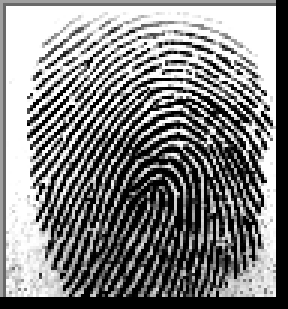
#> input picture finger_server/SOCOFing/Real/100__M_Left_index_finger.BMP, 96 x 103 px (shown 3 times larger); its folder holds 4 pictures in this run
$ jupyter execute --allow-errors preprocess_color.ipynb
#> lines starting #> are read from the running program, lines starting #| are printed output that depends on the picture
[cell 1]
import cv2
import matplotlib.pyplot as plt
import numpy as np

import glob, os

[cell 2]
def extract_label(img_path):
    filename, _ = os.path.splitext(os.path.basename(img_path))

    subject_id, etc = filename.split('__')
    gender, lr, finger, _ = etc.split('_')

    gender = 0 if gender == 'M' else 1
    lr = 0 if lr =='Left' else 1

    if finger == 'thumb':
        finger = 0
    elif finger == 'index':
        finger = 1
    elif finger == 'middle':
        finger = 2
    elif finger == 'ring':
        finger = 3
    elif finger == 'little':
        finger = 4

    return np.array([subject_id, gender, lr, finger], dtype=np.uint16)

def extract_label2(img_path):
    filename, _ = os.path.splitext(os.path.basename(img_path))

    subject_id, etc = filename.split('__')
    gender, lr, finger, _, _ = etc.split('_')

    gender = 0 if gender == 'M' else 1
    lr = 0 if lr =='Left' else 1

    if finger == 'thumb':
        finger = 0
    elif finger == 'index':
        finger = 1
    elif finger == 'middle':
        finger = 2
    elif finger == 'ring':
        finger = 3
    elif finger == 'little':
        finger = 4

    return np.array([subject_id, gender, lr, finger], dtype=np.uint16)

[cell 3]
img_list = sorted(glob.glob('SOCOFing/Real/Real/*.BMP'))
print(len(img_list))

imgs = np.empty((len(img_list), 96, 96, 3), dtype=np.uint8)
labels = np.empty((len(img_list), 4), dtype=np.uint16)

for i, img_path in enumerate(img_list):
    img = cv2.imread(img_path)
#> img is the input picture: shape (103, 96, 3); min 0, max 255, mean 130
    img = cv2.resize(img, (96, 96))
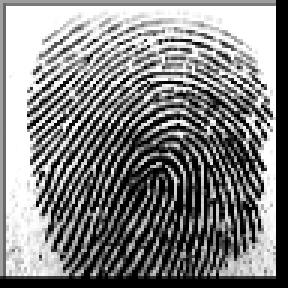
#> img: shape (96, 96, 3) (shown 3 times larger); min 0, max 255, mean 129.9
    imgs[i] = img

    # subject_id, gender, lr, finger
    labels[i] = extract_label(img_path)
#> pass 2 of the loop `for i, img_path in enumerate(img_list):`:
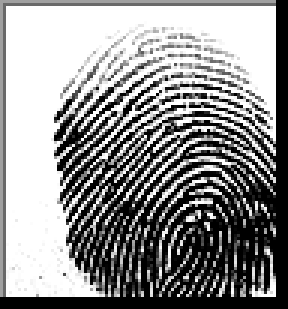
#> input picture finger_server/SOCOFing/Real/100__M_Left_little_finger.BMP, 96 x 103 px (shown 3 times larger)
#> img is the input picture: shape (103, 96, 3); min 0, max 255, mean 144.6
#> `img = cv2.resize(img, (96, 96))`:
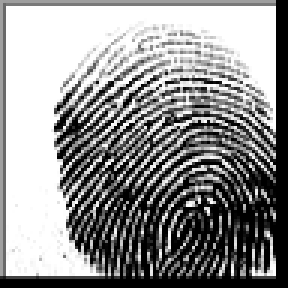
#> img: shape (96, 96, 3) (shown 3 times larger); min 0, max 255, mean 144.5
#> pass 3 of the loop `for i, img_path in enumerate(img_list):`:
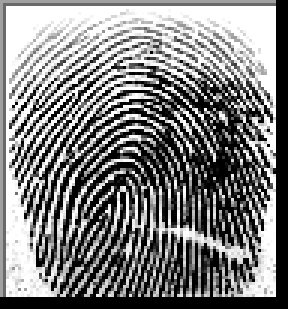
#> input picture finger_server/SOCOFing/Real/100__M_Left_middle_finger.BMP, 96 x 103 px (shown 3 times larger)
#> img is the input picture: shape (103, 96, 3); min 0, max 255, mean 128.1
#> `img = cv2.resize(img, (96, 96))`:
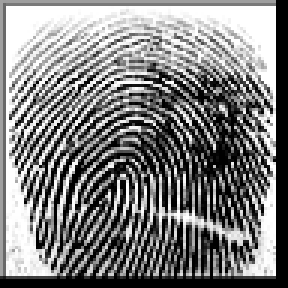
#> img: shape (96, 96, 3) (shown 3 times larger); min 0, max 255, mean 128
#> the loop made 4 passes; the first 3 are shown

np.savez('C:\\Users\\USER\\dataset_c\\x_real.npz', data=imgs)
np.save('C:\\Users\\USER\\dataset_c\\y_real.npy', labels)

plt.figure(figsize=(1, 1))
plt.title(labels[-1])
plt.imshow(imgs[-1])
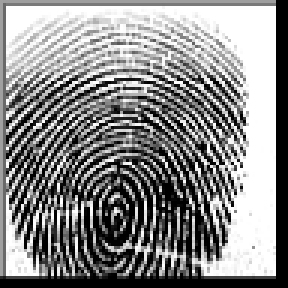
#> shown: shape (96, 96, 3) (shown 3 times larger); min 0, max 255, mean 137.2
